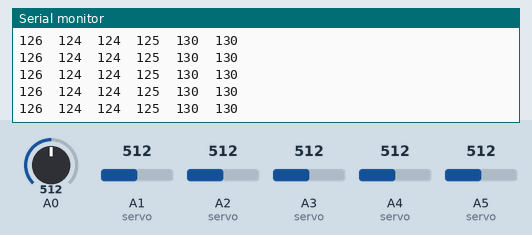
A sketch run on a simulated Arduino Uno, built with avr-gcc and run on an emulated ATmega328P. Shown: the last lines printed to the serial monitor. The test bench sets the inputs (shaded band); at power-on: A0 = 512, A1 (servo) = 512, A2 (servo) = 512, A3 (servo) = 512, A4 (servo) = 512, A5 (servo) = 512. No radio packets arrive unless stated.

Above: at 1.2 s.
1.3 s: A0 set to 599
At 1.9 s:
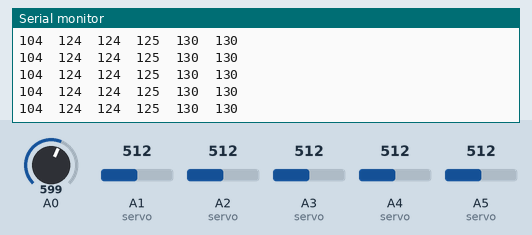
4.3 s: A0 set to 630
At 4.8 s:
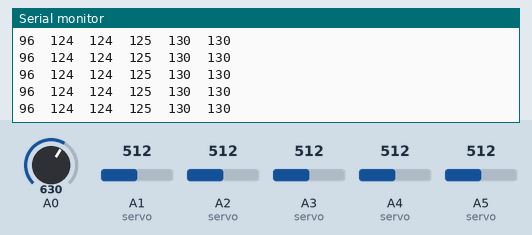
7.3 s: A1 (servo) set to 601
At 7.8 s:
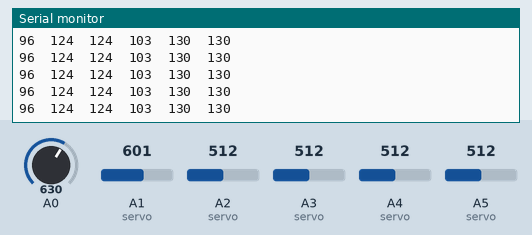
10.3 s: A1 (servo) set to 630
At 10.8 s:
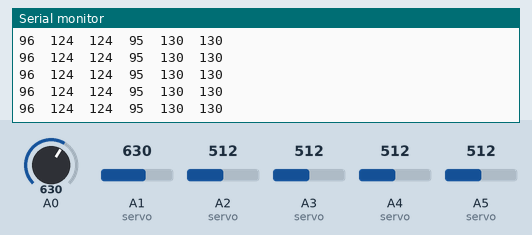
11.8 s: A2 (servo) set to 952
At 12.8 s:
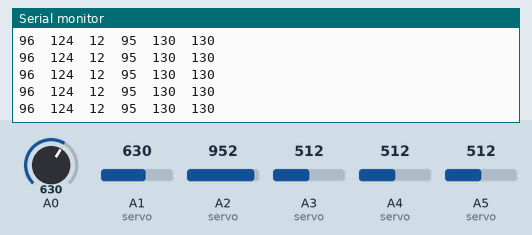
14.8 s: A2 (servo) set to 974
At 15.6 s:
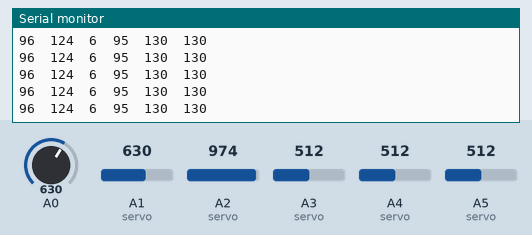
Timing chart, 0 to 17.3 s (numbered marks = the images above; inputs shaded):
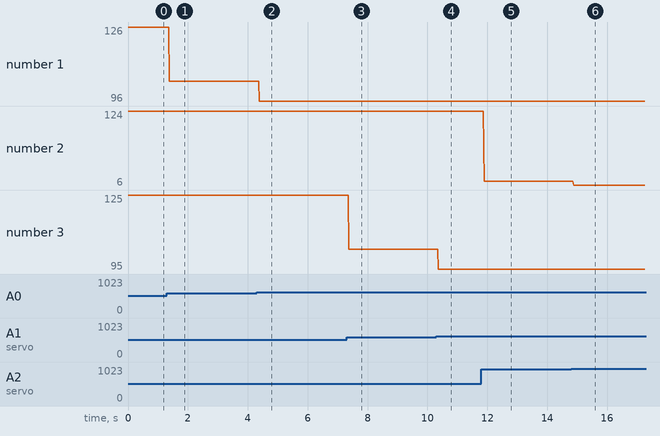

The sketch:

transmitter.ino
```cpp
 #include <SPI.h>
  #include <nRF24L01.h>
  #include <RF24.h>
  //const uint64_t pipeOut = 0xE9E8F0F0E1LL; //IMPORTANT: The same as in the receiver 0xE9E8F0F0E1LL | Bu adres alıcı ile aynı olmalı

  RF24 radio(7, 8); // select CE,CSN pin | CE ve CSN pinlerin seçimi
  const byte address[6] = "00001";
  struct Signal {
  byte throttle;
  byte pitch;
  byte roll;
  byte yaw;
  byte aux1;
  byte aux2;
};
  Signal data;

  void ResetData()
{
  data.throttle = 127;   // Motor stop | Motor Kapalı (Signal lost position | sinyal kesildiğindeki pozisyon)
  data.pitch = 127;    // Center | Merkez (Signal lost position | sinyal kesildiğindeki pozisyon)
  data.roll = 127;     // Center | merkez (Signal lost position | sinyal kesildiğindeki pozisyon)
  data.yaw = 127;     // Center | merkez (Signal lost position | sinyal kesildiğindeki pozisyon)
  data.aux1 = 127;    // Center | merkez (Signal lost position | sinyal kesildiğindeki pozisyon)
  data.aux2 = 127;    // Center | merkez (Signal lost position | sinyal kesildiğindeki pozisyon)
}
  void setup()
{
  Serial.begin(9600);
  //Start everything up
  radio.begin();
  radio.openWritingPipe(address);
  radio.stopListening(); //start the radio comunication for Transmitter | Verici olarak sinyal iletişimi başlatılıyor

}
  // Joystick center and its borders | Joystick merkez ve sınırları
  int mapJoystickValues(int val, int lower, int middle, int upper, bool reverse)
{
  val = constrain(val, lower, upper);
  if ( val < middle )
  val = map(val, lower, middle, 0, 128);
  else
  val = map(val, middle, upper, 128, 255);
  return ( reverse ? 255 - val : val );
}
  void loop()
{
  ResetData();
  // Control Stick Calibration | Kumanda Kol Kalibrasyonları
  // Setting may be required for the correct values of the control levers. | :Kontrol kolların doğru değerleri için ayar gerekebilir.
  data.throttle = mapJoystickValues( analogRead(A0), 12, 524, 1020, true )-4;  // "true" or "false" for signal direction | "true" veya "false" sinyal yönünü belirler
  data.roll = mapJoystickValues( analogRead(A3), 12, 524, 1020, true )-6;      // "true" or "false" for servo direction | "true" veya "false" servo yönünü belirler
  data.pitch = mapJoystickValues( analogRead(A2), 12, 524, 1020, true )-6;     // "true" or "false" for servo direction | "true" veya "false" servo yönünü belirler
  data.yaw = mapJoystickValues( analogRead(A1), 12, 524, 1020, true )-5;       // "true" or "false" for servo direction | "true" veya "false" servo yönünü belirler
  data.aux1 = mapJoystickValues( analogRead(A4), 12, 524, 1020, true );     // "true" or "false" for servo direction | "true" veya "false" servo yönünü belirler
  data.aux2 = mapJoystickValues( analogRead(A5), 12, 524, 1020, true );// "true" or "false" for servo direction | "true" veya "false" servo yönünü belirler
  Serial.print(data.throttle);
  Serial.print('\t');
  Serial.print(data.roll);
  Serial.print('\t');
  Serial.print(data.pitch);
  Serial.print('\t');
  Serial.print(data.yaw);
  Serial.print('\t');
  Serial.print(data.aux1);
  Serial.print('\t');
  Serial.print(data.aux2);
  Serial.println('\t');

  radio.write(&data, sizeof(Signal));
}
```

Measured:
- after the input at 1.3 s, the serial monitor: prints a new line after 0.09 s (image 1)
- after the input at 4.3 s, the serial monitor: prints a new line after 0.09 s (image 2)
- after the input at 7.3 s, the serial monitor: prints a new line after 0.08 s (image 3)
- after the input at 10.3 s, the serial monitor: prints a new line after 0.07 s (image 4)
- after the input at 11.8 s, the serial monitor: prints a new line after 0.09 s (image 5)
- after the input at 14.8 s, the serial monitor: prints a new line after 0.08 s (image 6)
- plotted number 1: 126 → 104 after the input at 1.3 s, 104 → 96 after the input at 4.3 s
- plotted number 2: 124 → 12 after the input at 11.8 s, 12 → 6 after the input at 14.8 s
